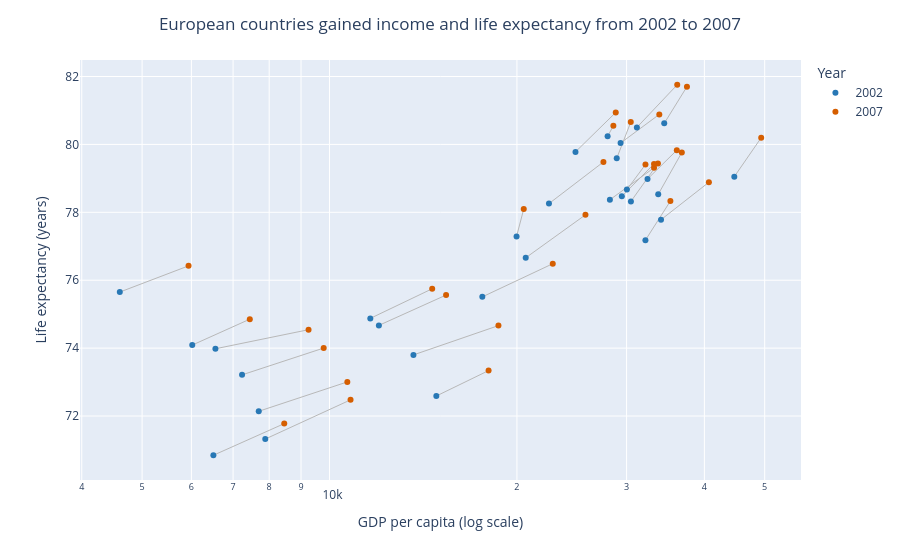

The cell this chart's notebook holds for it:
### Markdown cell above
## Task 1 — Scatter: life expectancy change over time

**What to build:** A scatter showing **GDP per capita vs life expectancy** for **two years** (2002 and 2007) to show how both moved — use **colour for year** (just 2 colours), **one continent only**.

Choose any continent except Africa (that was the example). Highlight the change direction.

> 💡 Filter: `df.loc[df['continent'] == 'YOUR_CHOICE']` then filter years

### Code cell
# Compare European countries in 2002 and 2007; connecting lines show direction.
europe = df.loc[
    df["continent"].eq("Europe") & df["year"].isin([2002, 2007]),
    ["country", "year", "gdpPercap", "lifeExp"],
].sort_values(["country", "year"]).copy()
europe["year_label"] = europe["year"].astype(str)

fig = px.line(
    europe,
    x="gdpPercap",
    y="lifeExp",
    line_group="country",
    hover_name="country",
    color_discrete_sequence=["#B8B8B8"],
)
fig.update_traces(showlegend=False, line={"width": 1})

year_points = px.scatter(
    europe,
    x="gdpPercap",
    y="lifeExp",
    color="year_label",
    hover_name="country",
    hover_data={"year_label": False, "year": True, "gdpPercap": ":,.0f", "lifeExp": ":.1f"},
    category_orders={"year_label": ["2002", "2007"]},
    color_discrete_map={"2002": "#2878B5", "2007": "#D55E00"},
)
for trace in year_points.data:
    fig.add_trace(trace)

fig.update_layout(
    title="European countries gained income and life expectancy from 2002 to 2007",
    title_x=0.5,
    xaxis_title="GDP per capita (log scale)",
    yaxis_title="Life expectancy (years)",
    legend_title="Year",
)
fig.update_xaxes(type="log")
fig.show()

### Figure 1 — Plotly figure (JSON) as saved in the notebook; plotly's stock layout.template omitted (floating-point values rounded to 4 significant figures)
{"data": [{"hovertemplate": "<b>%{hovertext}</b><br><br>country=Albania<br>gdpPercap=%{x}<br>lifeExp=%{y}<extra></extra>", "hovertext": ["Albania", "Albania"], "legendgroup": "", "line": {"color": "#B8B8B8", "dash": "solid", "width": 1}, "marker": {"symbol": "circle"}, "mode": "lines", "name": "", "orientation": "v", "showlegend": false, "type": "scatter", "x": [4604.0, 5937.0], "xaxis": "x", "y": [75.65, 76.42], "yaxis": "y"}, {"hovertemplate": "<b>%{hovertext}</b><br><br>country=Austria<br>gdpPercap=%{x}<br>lifeExp=%{y}<extra></extra>", "hovertext": ["Austria", "Austria"], "legendgroup": "", "line": {"color": "#B8B8B8", "dash": "solid", "width": 1}, "marker": {"symbol": "circle"}, "mode": "lines", "name": "", "orientation": "v", "showlegend": false, "type": "scatter", "x": [32420.0, 36130.0], "xaxis": "x", "y": [78.98, 79.83], "yaxis": "y"}, {"hovertemplate": "<b>%{hovertext}</b><br><br>country=Belgium<br>gdpPercap=%{x}<br>lifeExp=%{y}<extra></extra>", "hovertext": ["Belgium", "Belgium"], "legendgroup": "", "line": {"color": "#B8B8B8", "dash": "solid", "width": 1}, "marker": {"symbol": "circle"}, "mode": "lines", "name": "", "orientation": "v", "showlegend": false, "type": "scatter", "x": [30490.0, 33690.0], "xaxis": "x", "y": [78.32, 79.44], "yaxis": "y"}, {"hovertemplate": "<b>%{hovertext}</b><br><br>country=Bosnia and Herzegovina<br>gdpPercap=%{x}<br>lifeExp=%{y}<extra></extra>", "hovertext": ["Bosnia and Herzegovina", "Bosnia and Herzegovina"], "legendgroup": "", "line": {"color": "#B8B8B8", "dash": "solid", "width": 1}, "marker": {"symbol": "circle"}, "mode": "lines", "name": "", "orientation": "v", "showlegend": false, "type": "scatter", "x": [6019.0, 7446.0], "xaxis": "x", "y": [74.09, 74.85], "yaxis": "y"}, {"hovertemplate": "<b>%{hovertext}</b><br><br>country=Bulgaria<br>gdpPercap=%{x}<br>lifeExp=%{y}<extra></extra>", "hovertext": ["Bulgaria", "Bulgaria"], "legendgroup": "", "line": {"color": "#B8B8B8", "dash": "solid", "width": 1}, "marker": {"symbol": "circle"}, "mode": "lines", "name": "", "orientation": "v", "showlegend": false, "type": "scatter", "x": [7697.0, 10680.0], "xaxis": "x", "y": [72.14, 73.0], "yaxis": "y"}, {"hovertemplate": "<b>%{hovertext}</b><br><br>country=Croatia<br>gdpPercap=%{x}<br>lifeExp=%{y}<extra></extra>", "hovertext": ["Croatia", "Croatia"], "legendgroup": "", "line": {"color": "#B8B8B8", "dash": "solid", "width": 1}, "marker": {"symbol": "circle"}, "mode": "lines", "name": "", "orientation": "v", "showlegend": false, "type": "scatter", "x": [11630.0, 14620.0], "xaxis": "x", "y": [74.88, 75.75], "yaxis": "y"}, {"hovertemplate": "<b>%{hovertext}</b><br><br>country=Czech Republic<br>gdpPercap=%{x}<br>lifeExp=%{y}<extra></extra>", "hovertext": ["Czech Republic", "Czech Republic"], "legendgroup": "", "line": {"color": "#B8B8B8", "dash": "solid", "width": 1}, "marker": {"symbol": "circle"}, "mode": "lines", "name": "", "orientation": "v", "showlegend": false, "type": "scatter", "x": [17600.0, 22830.0], "xaxis": "x", "y": [75.51, 76.49], "yaxis": "y"}, {"hovertemplate": "<b>%{hovertext}</b><br><br>country=Denmark<br>gdpPercap=%{x}<br>lifeExp=%{y}<extra></extra>", "hovertext": ["Denmark", "Denmark"], "legendgroup": "", "line": {"color": "#B8B8B8", "dash": "solid", "width": 1}, "marker": {"symbol": "circle"}, "mode": "lines", "name": "", "orientation": "v", "showlegend": false, "type": "scatter", "x": [32170.0, 35280.0], "xaxis": "x", "y": [77.18, 78.33], "yaxis": "y"}, {"hovertemplate": "<b>%{hovertext}</b><br><br>country=Finland<br>gdpPercap=%{x}<br>lifeExp=%{y}<extra></extra>", "hovertext": ["Finland", "Finland"], "legendgroup": "", "line": {"color": "#B8B8B8", "dash": "solid", "width": 1}, "marker": {"symbol": "circle"}, "mode": "lines", "name": "", "orientation": "v", "showlegend": false, "type": "scatter", "x": [28200.0, 33210.0], "xaxis": "x", "y": [78.37, 79.31], "yaxis": "y"}, {"hovertemplate": "<b>%{hovertext}</b><br><br>country=France<br>gdpPercap=%{x}<br>lifeExp=%{y}<extra></extra>", "hovertext": ["France", "France"], "legendgroup": "", "line": {"color": "#B8B8B8", "dash": "solid", "width": 1}, "marker": {"symbol": "circle"}, "mode": "lines", "name": "", "orientation": "v", "showlegend": false, "type": "scatter", "x": [28930.0, 30470.0], "xaxis": "x", "y": [79.59, 80.66], "yaxis": "y"}, {"hovertemplate": "<b>%{hovertext}</b><br><br>country=Germany<br>gdpPercap=%{x}<br>lifeExp=%{y}<extra></extra>", "hovertext": ["Germany", "Germany"], "legendgroup": "", "line": {"color": "#B8B8B8", "dash": "solid", "width": 1}, "marker": {"symbol": "circle"}, "mode": "lines", "name": "", "orientation": "v", "showlegend": false, "type": "scatter", "x": [30040.0, 32170.0], "xaxis": "x", "y": [78.67, 79.41], "yaxis": "y"}, {"hovertemplate": "<b>%{hovertext}</b><br><br>country=Greece<br>gdpPercap=%{x}<br>lifeExp=%{y}<extra></extra>", "hovertext": ["Greece", "Greece"], "legendgroup": "", "line": {"color": "#B8B8B8", "dash": "solid", "width": 1}, "marker": {"symbol": "circle"}, "mode": "lines", "name": "", "orientation": "v", "showlegend": false, "type": "scatter", "x": [22510.0, 27540.0], "xaxis": "x", "y": [78.26, 79.48], "yaxis": "y"}, {"hovertemplate": "<b>%{hovertext}</b><br><br>country=Hungary<br>gdpPercap=%{x}<br>lifeExp=%{y}<extra></extra>", "hovertext": ["Hungary", "Hungary"], "legendgroup": "", "line": {"color": "#B8B8B8", "dash": "solid", "width": 1}, "marker": {"symbol": "circle"}, "mode": "lines", "name": "", "orientation": "v", "showlegend": false, "type": "scatter", "x": [14840.0, 18010.0], "xaxis": "x", "y": [72.59, 73.34], "yaxis": "y"}, {"hovertemplate": "<b>%{hovertext}</b><br><br>country=Iceland<br>gdpPercap=%{x}<br>lifeExp=%{y}<extra></extra>", "hovertext": ["Iceland", "Iceland"], "legendgroup": "", "line": {"color": "#B8B8B8", "dash": "solid", "width": 1}, "marker": {"symbol": "circle"}, "mode": "lines", "name": "", "orientation": "v", "showlegend": false, "type": "scatter", "x": [31160.0, 36180.0], "xaxis": "x", "y": [80.5, 81.76], "yaxis": "y"}, {"hovertemplate": "<b>%{hovertext}</b><br><br>country=Ireland<br>gdpPercap=%{x}<br>lifeExp=%{y}<extra></extra>", "hovertext": ["Ireland", "Ireland"], "legendgroup": "", "line": {"color": "#B8B8B8", "dash": "solid", "width": 1}, "marker": {"symbol": "circle"}, "mode": "lines", "name": "", "orientation": "v", "showlegend": false, "type": "scatter", "x": [34080.0, 40680.0], "xaxis": "x", "y": [77.78, 78.89], "yaxis": "y"}, {"hovertemplate": "<b>%{hovertext}</b><br><br>country=Italy<br>gdpPercap=%{x}<br>lifeExp=%{y}<extra></extra>", "hovertext": ["Italy", "Italy"], "legendgroup": "", "line": {"color": "#B8B8B8", "dash": "solid", "width": 1}, "marker": {"symbol": "circle"}, "mode": "lines", "name": "", "orientation": "v", "showlegend": false, "type": "scatter", "x": [27970.0, 28570.0], "xaxis": "x", "y": [80.24, 80.55], "yaxis": "y"}, {"hovertemplate": "<b>%{hovertext}</b><br><br>country=Montenegro<br>gdpPercap=%{x}<br>lifeExp=%{y}<extra></extra>", "hovertext": ["Montenegro", "Montenegro"], "legendgroup": "", "line": {"color": "#B8B8B8", "dash": "solid", "width": 1}, "marker": {"symbol": "circle"}, "mode": "lines", "name": "", "orientation": "v", "showlegend": false, "type": "scatter", "x": [6557.0, 9254.0], "xaxis": "x", "y": [73.98, 74.54], "yaxis": "y"}, {"hovertemplate": "<b>%{hovertext}</b><br><br>country=Netherlands<br>gdpPercap=%{x}<br>lifeExp=%{y}<extra></extra>", "hovertext": ["Netherlands", "Netherlands"], "legendgroup": "", "line": {"color": "#B8B8B8", "dash": "solid", "width": 1}, "marker": {"symbol": "circle"}, "mode": "lines", "name": "", "orientation": "v", "showlegend": false, "type": "scatter", "x": [33720.0, 36800.0], "xaxis": "x", "y": [78.53, 79.76], "yaxis": "y"}, {"hovertemplate": "<b>%{hovertext}</b><br><br>country=Norway<br>gdpPercap=%{x}<br>lifeExp=%{y}<extra></extra>", "hovertext": ["Norway", "Norway"], "legendgroup": "", "line": {"color": "#B8B8B8", "dash": "solid", "width": 1}, "marker": {"symbol": "circle"}, "mode": "lines", "name": "", "orientation": "v", "showlegend": false, "type": "scatter", "x": [44680.0, 49360.0], "xaxis": "x", "y": [79.05, 80.2], "yaxis": "y"}, {"hovertemplate": "<b>%{hovertext}</b><br><br>country=Poland<br>gdpPercap=%{x}<br>lifeExp=%{y}<extra></extra>", "hovertext": ["Poland", "Poland"], "legendgroup": "", "line": {"color": "#B8B8B8", "dash": "solid", "width": 1}, "marker": {"symbol": "circle"}, "mode": "lines", "name": "", "orientation": "v", "showlegend": false, "type": "scatter", "x": [12000.0, 15390.0], "xaxis": "x", "y": [74.67, 75.56], "yaxis": "y"}, {"hovertemplate": "<b>%{hovertext}</b><br><br>country=Portugal<br>gdpPercap=%{x}<br>lifeExp=%{y}<extra></extra>", "hovertext": ["Portugal", "Portugal"], "legendgroup": "", "line": {"color": "#B8B8B8", "dash": "solid", "width": 1}, "marker": {"symbol": "circle"}, "mode": "lines", "name": "", "orientation": "v", "showlegend": false, "type": "scatter", "x": [19970.0, 20510.0], "xaxis": "x", "y": [77.29, 78.1], "yaxis": "y"}, {"hovertemplate": "<b>%{hovertext}</b><br><br>country=Romania<br>gdpPercap=%{x}<br>lifeExp=%{y}<extra></extra>", "hovertext": ["Romania", "Romania"], "legendgroup": "", "line": {"color": "#B8B8B8", "dash": "solid", "width": 1}, "marker": {"symbol": "circle"}, "mode": "lines", "name": "", "orientation": "v", "showlegend": false, "type": "scatter", "x": [7885.0, 10810.0], "xaxis": "x", "y": [71.32, 72.48], "yaxis": "y"}, {"hovertemplate": "<b>%{hovertext}</b><br><br>country=Serbia<br>gdpPercap=%{x}<br>lifeExp=%{y}<extra></extra>", "hovertext": ["Serbia", "Serbia"], "legendgroup": "", "line": {"color": "#B8B8B8", "dash": "solid", "width": 1}, "marker": {"symbol": "circle"}, "mode": "lines", "name": "", "orientation": "v", "showlegend": false, "type": "scatter", "x": [7236.0, 9787.0], "xaxis": "x", "y": [73.21, 74.0], "yaxis": "y"}, {"hovertemplate": "<b>%{hovertext}</b><br><br>country=Slovak Republic<br>gdpPercap=%{x}<br>lifeExp=%{y}<extra></extra>", "hovertext": ["Slovak Republic", "Slovak Republic"], "legendgroup": "", "line": {"color": "#B8B8B8", "dash": "solid", "width": 1}, "marker": {"symbol": "circle"}, "mode": "lines", "name": "", "orientation": "v", "showlegend": false, "type": "scatter", "x": [13640.0, 18680.0], "xaxis": "x", "y": [73.8, 74.66], "yaxis": "y"}, {"hovertemplate": "<b>%{hovertext}</b><br><br>country=Slovenia<br>gdpPercap=%{x}<br>lifeExp=%{y}<extra></extra>", "hovertext": ["Slovenia", "Slovenia"], "legendgroup": "", "line": {"color": "#B8B8B8", "dash": "solid", "width": 1}, "marker": {"symbol": "circle"}, "mode": "lines", "name": "", "orientation": "v", "showlegend": false, "type": "scatter", "x": [20660.0, 25770.0], "xaxis": "x", "y": [76.66, 77.93], "yaxis": "y"}, {"hovertemplate": "<b>%{hovertext}</b><br><br>country=Spain<br>gdpPercap=%{x}<br>lifeExp=%{y}<extra></extra>", "hovertext": ["Spain", "Spain"], "legendgroup": "", "line": {"color": "#B8B8B8", "dash": "solid", "width": 1}, "marker": {"symbol": "circle"}, "mode": "lines", "name": "", "orientation": "v", "showlegend": false, "type": "scatter", "x": [24840.0, 28820.0], "xaxis": "x", "y": [79.78, 80.94], "yaxis": "y"}, {"hovertemplate": "<b>%{hovertext}</b><br><br>country=Sweden<br>gdpPercap=%{x}<br>lifeExp=%{y}<extra></extra>", "hovertext": ["Sweden", "Sweden"], "legendgroup": "", "line": {"color": "#B8B8B8", "dash": "solid", "width": 1}, "marker": {"symbol": "circle"}, "mode": "lines", "name": "", "orientation": "v", "showlegend": false, "type": "scatter", "x": [29340.0, 33860.0], "xaxis": "x", "y": [80.04, 80.88], "yaxis": "y"}, {"hovertemplate": "<b>%{hovertext}</b><br><br>country=Switzerland<br>gdpPercap=%{x}<br>lifeExp=%{y}<extra></extra>", "hovertext": ["Switzerland", "Switzerland"], "legendgroup": "", "line": {"color": "#B8B8B8", "dash": "solid", "width": 1}, "marker": {"symbol": "circle"}, "mode": "lines", "name": "", "orientation": "v", "showlegend": false, "type": "scatter", "x": [34480.0, 37510.0], "xaxis": "x", "y": [80.62, 81.7], "yaxis": "y"}, {"hovertemplate": "<b>%{hovertext}</b><br><br>country=Turkey<br>gdpPercap=%{x}<br>lifeExp=%{y}<extra></extra>", "hovertext": ["Turkey", "Turkey"], "legendgroup": "", "line": {"color": "#B8B8B8", "dash": "solid", "width": 1}, "marker": {"symbol": "circle"}, "mode": "lines", "name": "", "orientation": "v", "showlegend": false, "type": "scatter", "x": [6508.0, 8458.0], "xaxis": "x", "y": [70.84, 71.78], "yaxis": "y"}, {"hovertemplate": "<b>%{hovertext}</b><br><br>country=United Kingdom<br>gdpPercap=%{x}<br>lifeExp=%{y}<extra></extra>", "hovertext": ["United Kingdom", "United Kingdom"], "legendgroup": "", "line": {"color": "#B8B8B8", "dash": "solid", "width": 1}, "marker": {"symbol": "circle"}, "mode": "lines", "name": "", "orientation": "v", "showlegend": false, "type": "scatter", "x": [29480.0, 33200.0], "xaxis": "x", "y": [78.47, 79.42], "yaxis": "y"}, {"customdata": [["2002", 2002], ["2002", 2002], ["2002", 2002], ["2002", 2002], ["2002", 2002], ["2002", 2002], ["2002", 2002], ["2002", 2002], ["2002", 2002], ["2002", 2002], ["2002", 2002], ["2002", 2002], ["2002", 2002], ["2002", 2002], ["2002", 2002], ["2002", 2002], ["2002", 2002], ["2002", 2002], ["2002", 2002], ["2002", 2002], ["2002", 2002], ["2002", 2002], ["2002", 2002], ["2002", 2002], ["2002", 2002], ["2002", 2002], ["2002", 2002], ["2002", 2002], ["2002", 2002], ["2002", 2002]], "hovertemplate": "<b>%{hovertext}</b><br><br>gdpPercap=%{x:,.0f}<br>lifeExp=%{y:.1f}<br>year=%{customdata[1]}<extra></extra>", "hovertext": ["Albania", "Austria", "Belgium", "Bosnia and Herzegovina", "Bulgaria", "Croatia", "Czech Republic", "Denmark", "Finland", "France", "Germany", "Greece", "Hungary", "Iceland", "Ireland", "Italy", "Montenegro", "Netherlands", "Norway", "Poland", "Portugal", "Romania", "Serbia", "Slovak Republic", "Slovenia", "Spain", "Sweden", "Switzerland", "Turkey", "United Kingdom"], "legendgroup": "2002", "marker": {"color": "#2878B5", "symbol": "circle"}, "mode": "markers", "name": "2002", "orientation": "v", "showlegend": true, "type": "scatter", "x": [4604.0, 32420.0, 30490.0, 6019.0, 7697.0, 11630.0, 17600.0, 32170.0, 28200.0, 28930.0, 30040.0, 22510.0, 14840.0, 31160.0, 34080.0, 27970.0, 6557.0, 33720.0, 44680.0, 12000.0, 19970.0, 7885.0, 7236.0, 13640.0, 20660.0, 24840.0, 29340.0, 34480.0, 6508.0, 29480.0], "xaxis": "x", "y": [75.65, 78.98, 78.32, 74.09, 72.14, 74.88, 75.51, 77.18, 78.37, 79.59, 78.67, 78.26, 72.59, 80.5, 77.78, 80.24, 73.98, 78.53, 79.05, 74.67, 77.29, 71.32, 73.21, 73.8, 76.66, 79.78, 80.04, 80.62, 70.84, 78.47], "yaxis": "y"}, {"customdata": [["2007", 2007], ["2007", 2007], ["2007", 2007], ["2007", 2007], ["2007", 2007], ["2007", 2007], ["2007", 2007], ["2007", 2007], ["2007", 2007], ["2007", 2007], ["2007", 2007], ["2007", 2007], ["2007", 2007], ["2007", 2007], ["2007", 2007], ["2007", 2007], ["2007", 2007], ["2007", 2007], ["2007", 2007], ["2007", 2007], ["2007", 2007], ["2007", 2007], ["2007", 2007], ["2007", 2007], ["2007", 2007], ["2007", 2007], ["2007", 2007], ["2007", 2007], ["2007", 2007], ["2007", 2007]], "hovertemplate": "<b>%{hovertext}</b><br><br>gdpPercap=%{x:,.0f}<br>lifeExp=%{y:.1f}<br>year=%{customdata[1]}<extra></extra>", "hovertext": ["Albania", "Austria", "Belgium", "Bosnia and Herzegovina", "Bulgaria", "Croatia", "Czech Republic", "Denmark", "Finland", "France", "Germany", "Greece", "Hungary", "Iceland", "Ireland", "Italy", "Montenegro", "Netherlands", "Norway", "Poland", "Portugal", "Romania", "Serbia", "Slovak Republic", "Slovenia", "Spain", "Sweden", "Switzerland", "Turkey", "United Kingdom"], "legendgroup": "2007", "marker": {"color": "#D55E00", "symbol": "circle"}, "mode": "markers", "name": "2007", "orientation": "v", "showlegend": true, "type": "scatter", "x": [5937.0, 36130.0, 33690.0, 7446.0, 10680.0, 14620.0, 22830.0, 35280.0, 33210.0, 30470.0, 32170.0, 27540.0, 18010.0, 36180.0, 40680.0, 28570.0, 9254.0, 36800.0, 49360.0, 15390.0, 20510.0, 10810.0, 9787.0, 18680.0, 25770.0, 28820.0, 33860.0, 37510.0, 8458.0, 33200.0], "xaxis": "x", "y": [76.42, 79.83, 79.44, 74.85, 73.0, 75.75, 76.49, 78.33, 79.31, 80.66, 79.41, 79.48, 73.34, 81.76, 78.89, 80.55, 74.54, 79.76, 80.2, 75.56, 78.1, 72.48, 74.0, 74.66, 77.93, 80.94, 80.88, 81.7, 71.78, 79.42], "yaxis": "y"}], "layout": {"legend": {"title": {"text": "Year"}, "tracegroupgap": 0}, "margin": {"t": 60}, "title": {"text": "European countries gained income and life expectancy from 2002 to 2007", "x": 0.5}, "xaxis": {"anchor": "y", "domain": [0, 1], "title": {"text": "GDP per capita (log scale)"}, "type": "log"}, "yaxis": {"anchor": "x", "domain": [0, 1], "title": {"text": "Life expectancy (years)"}}}}
